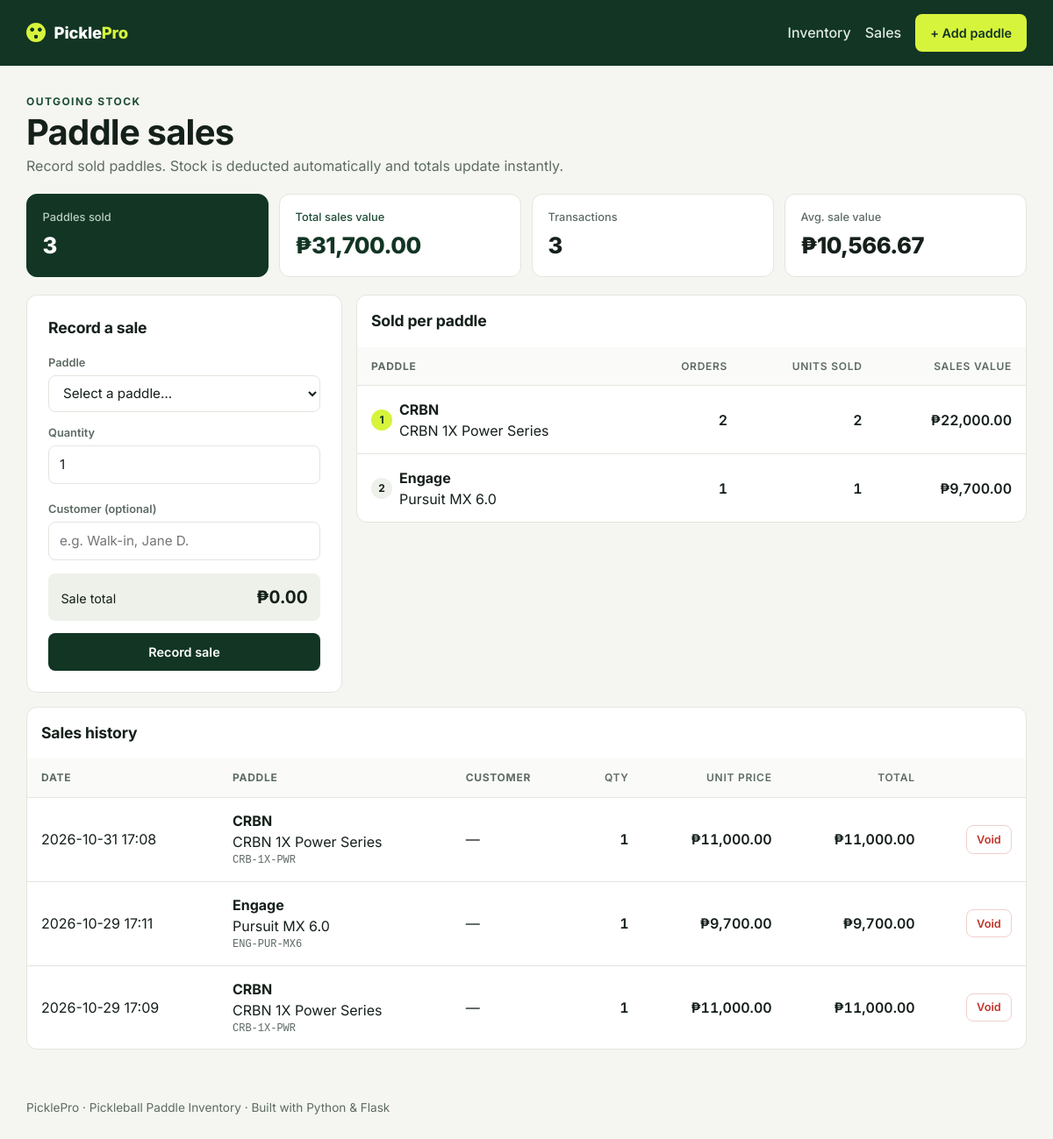
The app's page /sales with its own data.
### tables this page shows
CREATE TABLE sales (
            id INTEGER PRIMARY KEY AUTOINCREMENT,
            paddle_id INTEGER,
            brand TEXT NOT NULL,
            model TEXT NOT NULL,
            sku TEXT NOT NULL,
            quantity INTEGER NOT NULL CHECK (quantity > 0),
            unit_price REAL NOT NULL,
            total REAL NOT NULL,
            customer TEXT NOT NULL DEFAULT '',
            sold_at TEXT NOT NULL DEFAULT (datetime('now', 'localtime'))
        );

### app.py (the view, shortened to what this page needs)
@app.route("/sales", methods=["GET", "POST"])
def sales():
    db = get_db()
    errors: list[str] = []
    form = {"paddle_id": request.args.get("paddle", ""), "quantity": "1", "customer": ""}
    paddles = db.execute("SELECT * FROM paddles ORDER BY brand, model").fetchall()
    top_sellers = db.execute(
        """SELECT brand, model, sku, SUM(quantity) AS units, SUM(total) AS revenue, COUNT(*) AS orders
           FROM sales GROUP BY sku, brand, model ORDER BY units DESC, revenue DESC"""
    ).fetchall()
    recent = db.execute("SELECT * FROM sales ORDER BY id DESC LIMIT 50").fetchall()
    return render_template(
        "sales.html",
        paddles=paddles,
        stats=get_sales_stats(db),
        top_sellers=top_sellers,
        recent=recent,
        form=form,
        errors=errors,
        max_qty=MAX_SALE_QUANTITY,
    ), (400 if errors else 200)

### app.py (called while the page is built)
def get_db() -> sqlite3.Connection:
    if "db" not in g:
        g.db = sqlite3.connect(DATABASE)
        g.db.row_factory = sqlite3.Row
    return g.db

def get_sales_stats(db: sqlite3.Connection) -> sqlite3.Row:
    return db.execute(
        """SELECT COUNT(*) AS transactions,
                  COALESCE(SUM(quantity), 0) AS units,
                  COALESCE(SUM(total), 0) AS revenue
           FROM sales"""
    ).fetchone()

@app.template_filter("money")
def money(value) -> str:
    return f"₱{value:,.2f}"

### templates/sales.html (shortened to what this page needs)
{% extends "base.html" %}
{% block content %}
<section class="hero">
  <div>
    <p class="eyebrow">Outgoing stock</p>
    <h1>Paddle sales</h1>
    <p class="muted">Record sold paddles. Stock is deducted automatically and totals update instantly.</p>
  </div>
</section>
<section class="stats stats-4" aria-label="Sales summary">
  <div class="stat">
    <span class="stat-label">Paddles sold</span>
    <span class="stat-value">{{ stats.units }}</span>
  </div>
  <div class="stat stat-accent">
    <span class="stat-label">Total sales value</span>
    <span class="stat-value">{{ stats.revenue | money }}</span>
  </div>
  <div class="stat">
    <span class="stat-label">Transactions</span>
    <span class="stat-value">{{ stats.transactions }}</span>
  </div>
  <div class="stat">
    <span class="stat-label">Avg. sale value</span>
    <span class="stat-value">{{ (stats.revenue / stats.transactions if stats.transactions else 0) | money }}</span>
  </div>
</section>
<div class="sales-layout">
  <section class="card" id="record" aria-labelledby="record-title">
    <h2 id="record-title">Record a sale</h2>
    <form method="post" action="{{ url_for('sales') }}" class="sale-form">
      <div class="field">
        <label for="paddle_id">Paddle</label>
        <select id="paddle_id" name="paddle_id" required>
          <option value="">Select a paddle…</option>
        </select>
      </div>
      <div class="field">
        <label for="quantity">Quantity</label>
        <input id="quantity" name="quantity" type="number" min="1" max="{{ max_qty }}" step="1" value="{{ form.quantity }}" required>
      </div>
      <div class="field">
        <label for="customer">Customer <span class="muted">(optional)</span></label>
        <input id="customer" name="customer" type="text" maxlength="80" placeholder="e.g. Walk-in, Jane D." value="{{ form.customer }}">
      </div>
      <div class="sale-preview" aria-live="polite">
        <span>Sale total</span>
        <strong id="sale-total">₱0.00</strong>
      </div>
      <button type="submit" class="btn btn-primary">Record sale</button>
    </form>
  </section>
  <section class="table-wrap" aria-labelledby="top-title">
    <h2 class="section-title" id="top-title">Sold per paddle</h2>
    {% if top_sellers %}
    <table>
      <thead>
        <tr>
          <th scope="col">Paddle</th>
          <th scope="col" class="num">Orders</th>
          <th scope="col" class="num">Units sold</th>
          <th scope="col" class="num">Sales value</th>
        </tr>
      </thead>
      <tbody>
        {% for t in top_sellers %}
        <tr>
          <td data-label="Paddle">
            <div style="display:flex;align-items:center;">
              <span class="rank {% if loop.first %}rank-1{% endif %}">{{ loop.index }}</span>
              <div class="paddle-name">
                <strong>{{ t.brand }}</strong>
                <span>{{ t.model }}</span>
              </div>
            </div>
          </td>
          <td data-label="Orders" class="num">{{ t.orders }}</td>
          <td data-label="Units sold" class="num">{{ t.units }}</td>
          <td data-label="Sales value" class="num">{{ t.revenue | money }}</td>
        </tr>
        {% endfor %}
      </tbody>
    </table>
    {% else %}
      <p class="empty-inline">No sales yet. Record your first sale to see totals per paddle.</p>
    {% endif %}
  </section>
</div>
<section class="table-wrap" aria-labelledby="recent-title">
  <h2 class="section-title" id="recent-title">Sales history</h2>
  {% if recent %}
  <table>
    <thead>
      <tr>
        <th scope="col">Date</th>
        <th scope="col">Paddle</th>
        <th scope="col">Customer</th>
        <th scope="col" class="num">Qty</th>
        <th scope="col" class="num">Unit price</th>
        <th scope="col" class="num">Total</th>
        <th scope="col"><span class="sr-only">Actions</span></th>
      </tr>
    </thead>
    <tbody>
      {% for s in recent %}
      <tr>
        <td data-label="Date">{{ s.sold_at[:16] }}</td>
        <td data-label="Paddle">
          <div class="paddle-name">
            <strong>{{ s.brand }}</strong>
            <span>{{ s.model }}</span>
            <code>{{ s.sku }}</code>
          </div>
        </td>
        <td data-label="Customer">{{ s.customer or '—' }}</td>
        <td data-label="Qty" class="num">{{ s.quantity }}</td>
        <td data-label="Unit price" class="num">{{ s.unit_price | money }}</td>
        <td data-label="Total" class="num">{{ s.total | money }}</td>
        <td>
          <div class="actions">
            <form method="post" action="{{ url_for('void_sale', sale_id=s.id) }}" onsubmit="return confirm('Void this sale and return the paddles to stock?');">
              <button type="submit" class="btn btn-danger btn-sm">Void</button>
            </form>
          </div>
        </td>
      </tr>
      {% endfor %}
    </tbody>
  </table>
  {% else %}
    <p class="empty-inline">Sales you record will appear here.</p>
  {% endif %}
</section>
{% endblock %}

### static/style.css (style rules this page uses)
:root { --court: #123524; --court-2: #1d4d35; --ball: #d7f43c; --bg: #f5f6f1; --surface: #ffffff; --text: #15201a; --muted: #5d6b63; --border: #e2e6de; --danger: #c2372c; --warn: #b26b00; --radius: 12px; }
* { box-sizing: border-box; }
body { margin: 0; font-family: "Inter", system-ui, -apple-system, sans-serif; background: var(--bg); color: var(--text); line-height: 1.5; }
.hero { padding: 2rem 0 1.25rem; }
.eyebrow { margin: 0; text-transform: uppercase; letter-spacing: .12em; font-size: .75rem; font-weight: 700; color: var(--court-2); }
h1 { margin: .25rem 0; font-size: clamp(1.75rem, 4vw, 2.5rem); letter-spacing: -.02em; line-height: 1.1; }
.muted { color: var(--muted); margin: 0; }
.stats { display: grid; grid-template-columns: repeat(2, 1fr); gap: .75rem; margin-bottom: 1.25rem; }
@media (min-width: 768px) { .stats { grid-template-columns: repeat(3, 1fr); } }
@media (min-width: 1100px) { .stats { grid-template-columns: repeat(6, 1fr); } }
@media (min-width: 1100px) { .stats.stats-4 { grid-template-columns: repeat(4, 1fr); } }
.stat-accent { background: var(--ball); border-color: var(--ball); }
.stat-accent .stat-label { color: var(--court-2); }
.stat-accent .stat-value { color: var(--court); }
.sales-layout { display: grid; grid-template-columns: 1fr; gap: 1rem; margin-bottom: 1rem; align-items: start; }
@media (min-width: 900px) { .sales-layout { grid-template-columns: 360px 1fr; } }
.card h2, .section-title { margin: 0 0 1rem; font-size: 1.1rem; letter-spacing: -.01em; }
.sale-form { display: flex; flex-direction: column; gap: .9rem; }
.sale-preview { display: flex; justify-content: space-between; align-items: baseline; padding: .75rem .9rem; background: #eef1ea; border-radius: 8px; font-size: .9rem; }
.sale-preview strong { font-size: 1.25rem; font-variant-numeric: tabular-nums; }
.table-wrap .section-title { padding: 1rem 1rem 0; }
.rank { display: inline-flex; width: 24px; height: 24px; align-items: center; justify-content: center; border-radius: 50%; background: #eef1ea; font-size: .75rem; font-weight: 700; margin-right: .5rem; }
.rank-1 { background: var(--ball); color: var(--court); }
.stat { background: var(--surface); border: 1px solid var(--border); border-radius: var(--radius); padding: 1rem 1.1rem; display: flex; flex-direction: column; gap: .25rem; }
.stat:first-child { background: var(--court); color: #fff; border-color: var(--court); }
.stat:first-child .stat-label { color: #b9cdbf; }
.stat-label { font-size: .8rem; color: var(--muted); font-weight: 500; }
.stat-value { font-size: 1.6rem; font-weight: 800; letter-spacing: -.02em; }
.field { display: flex; flex-direction: column; gap: .3rem; min-width: 150px; }
label { font-size: .8rem; font-weight: 600; color: var(--muted); }
input, select { font: inherit; font-size: .95rem; padding: .6rem .75rem; border: 1px solid var(--border); border-radius: 8px; background: #fff; color: var(--text); width: 100%; }
.card { background: var(--surface); border: 1px solid var(--border); border-radius: var(--radius); padding: 1.5rem; }
.btn { display: inline-flex; align-items: center; justify-content: center; gap: .35rem; font: inherit; font-weight: 600; font-size: .9rem; padding: .6rem 1rem; border-radius: 8px; border: 1px solid transparent; cursor: pointer; text-decoration: none; white-space: nowrap; }
.btn-sm { padding: .35rem .7rem; font-size: .8rem; }
.btn-primary { background: var(--court); color: #fff; }
.btn-danger { background: transparent; color: var(--danger); border-color: #f0cfcb; }
.table-wrap { background: var(--surface); border: 1px solid var(--border); border-radius: var(--radius); overflow: hidden; margin-bottom: 2rem; }
table { width: 100%; border-collapse: collapse; }
th { text-align: left; font-size: .75rem; text-transform: uppercase; letter-spacing: .06em; color: var(--muted); padding: .8rem 1rem; background: #fafbf8; border-bottom: 1px solid var(--border); }
td { padding: .9rem 1rem; border-bottom: 1px solid var(--border); vertical-align: middle; }
tbody tr:last-child td { border-bottom: 0; }
.num { text-align: right; font-variant-numeric: tabular-nums; font-weight: 600; }
.paddle-name { display: flex; flex-direction: column; }
.paddle-name span { color: var(--text); }
.paddle-name code { font-size: .75rem; color: var(--muted); }
.actions { display: flex; gap: .4rem; justify-content: flex-end; }
.actions form { margin: 0; }

### records on screen
sales: brand "Engage", model "Pursuit MX 6.0", orders "1", units "1", revenue "₱9,700.00", sold_at "2026-10-29 17:11", sku "ENG-PUR-MX6", customer "—", quantity "1", unit_price "₱9,700.00", total "₱9,700.00"
sales: sold_at "2026-10-31 17:08", brand "CRBN", model "CRBN 1X Power Series", sku "CRB-1X-PWR", customer "—", quantity "1", unit_price "₱11,000.00", total "₱11,000.00"
sales: sold_at "2026-10-29 17:09", brand "CRBN", model "CRBN 1X Power Series", sku "CRB-1X-PWR", customer "—", quantity "1", unit_price "₱11,000.00", total "₱11,000.00"

### other values on screen
{{ stats.units }} "3"
{{ stats.revenue | money }} "₱31,700.00"
{{ stats.transactions }} "3"
{{ t.brand }} "CRBN"
{{ t.model }} "CRBN 1X Power Series"
{{ t.orders }} "2"
{{ t.units }} "2"
{{ t.revenue | money }} "₱22,000.00"
